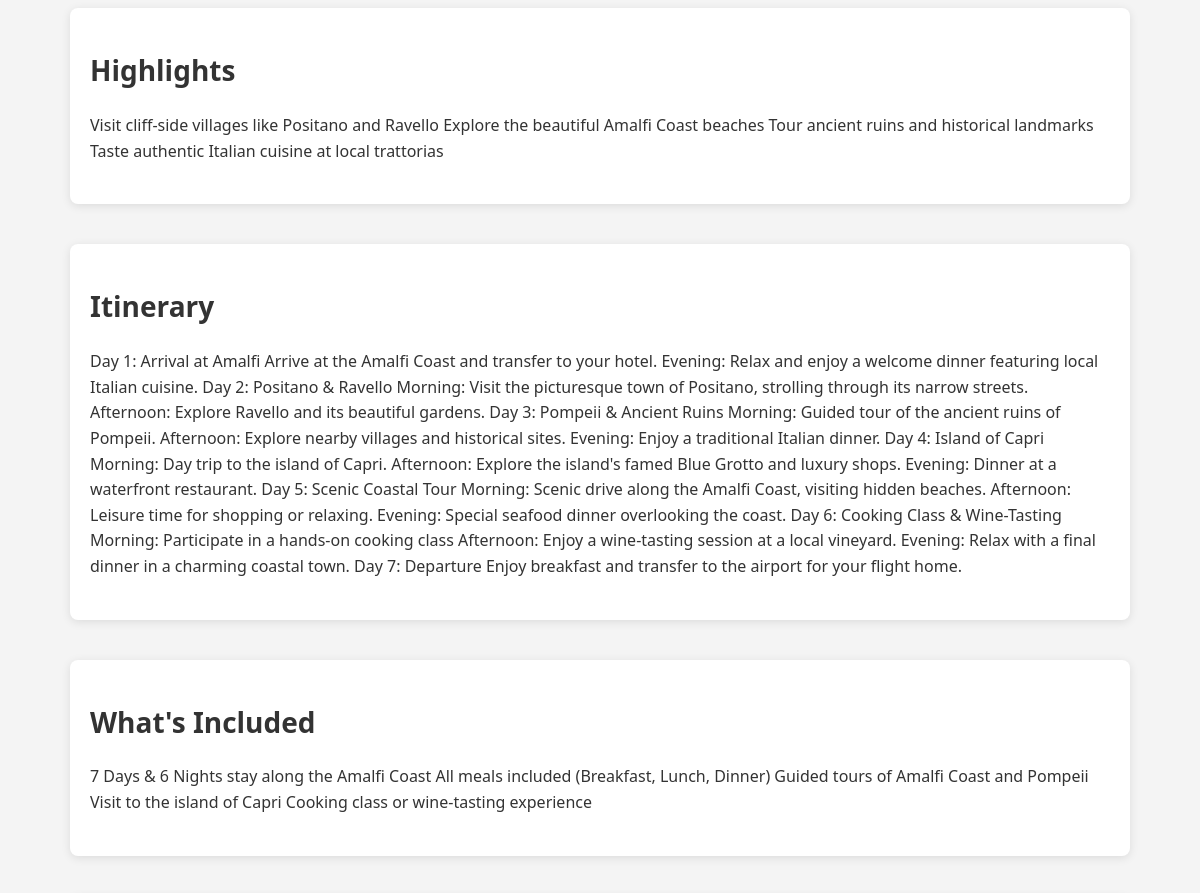
Page /api/package/4/ (middle part) on the earlier database version.
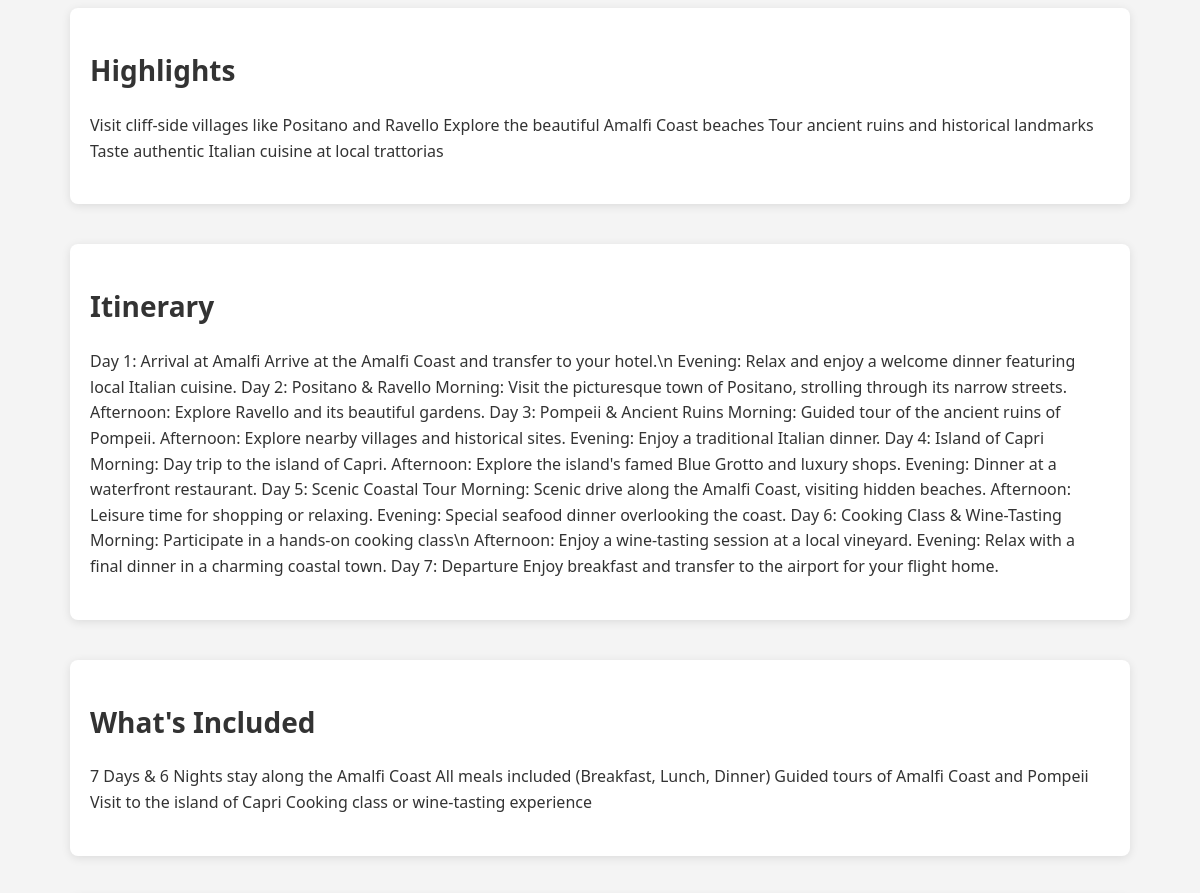
Same page on the later database version.
### packages/models.py (models this page shows, shortened)
class Packages(models.Model):
    id = models.AutoField(primary_key = True)
    title = models.CharField(max_length = 50)
    image = models.ImageField(upload_to = 'packages/')
    hero_image = models.ImageField(upload_to = 'hero_images/')
    rating = models.FloatField(default = 0.0)
    reviews = models.IntegerField(default = 0)
    price = models.IntegerField(default = 0)
    duration = models.CharField(max_length = 50, default = 'Unknown')
    destination = models.CharField(max_length = 50, default=  'Unknown')
    short_description = models.TextField(default ="No short description available")
    long_description = models.TextField(default ="No long description available")
    highlights = models.TextField(default = "No highlights specified")
    itinerary = models.TextField(default = "No itinerary specified")
    inclusions = models.TextField(default = "No inclusions specified")
    exclusions = models.TextField(default = "No exclusions specified")
    customers = models.ManyToManyField(Customer, through='booking.Booking', related_name='packages')
    is_active = models.BooleanField(default=True)
    created_at = models.DateTimeField(auto_now_add=True)
    updated_at = models.DateTimeField(auto_now=True)
    is_featured = models.BooleanField(default=False)
    class Meta:
        ordering = ['-created_at']  # Packages by Last created

### packages/views.py (the view)
# urls.py: path('package/<int:id>/', package_detail, name='package_detail'),
def package_detail(request, id):
    package = get_object_or_404(Packages, id=id)
    return render(request, 'package_detail.html', {'package': package})

### templates/package_detail.html (shortened to what this page needs)
{% load static %}
<!DOCTYPE html>
<html lang="en">
<head>
    <link rel="stylesheet" href="{% static 'css/style.css' %}">
</head>
<body>
    <div class="container">
        <section class="highlights">
            <h2>Highlights</h2>
            <p>{{ package.highlights }}</p>
        </section>
        <section id="itinerary" class="itinerary">
            <h2>Itinerary</h2>
            <p>{{ package.itinerary }}</p>
        </section>
        <section class="inclusions">
            <h2>What's Included</h2>
            <p>{{ package.inclusions }}</p>
        </section>
    </div>
</body>
</html>

Differences in the rows shown:
changed Packages: itinerary "…and transfer to your hotel. Evening: Relax and enjoy a welcome dinner featuring local Italian cuisine. Day 2: Positano & Ravello Morning: Visit the picturesque town of Positano, strolling through its narrow streets. Afternoon: Explore Ravello and its beautiful gardens. Day 3: Pompeii & Ancient Ruins Morning: Guided tour of the ancient ruins of Pompeii. Afternoon: Explore nearby villages and historical sites. Evening: Enjoy a traditional Italian dinner. Day 4: Island of Capri Morning: Day trip to the island of Capri. Afternoon: Explore the island's famed Blue Grotto and luxury shops. Evening: Dinner at a waterfront restaurant. Day 5: Scenic Coastal Tour Morning: Scenic drive along the…" → "…and transfer to your hotel.\\n Evening: Relax and enjoy a welcome dinner featuring local Italian cuisine. Day 2: Positano & Ravello Morning: Visit the picturesque town of Positano, strolling through its narrow streets. Afternoon: Explore Ravello and its beautiful gardens. Day 3: Pompeii & Ancient Ruins Morning: Guided tour of the ancient ruins of Pompeii. Afternoon: Explore nearby villages and historical sites. Evening: Enjoy a traditional Italian dinner. Day 4: Island of Capri Morning: Day trip to the island of Capri. Afternoon: Explore the island's famed Blue Grotto and luxury shops. Evening: Dinner at a waterfront restaurant. Day 5: Scenic Coastal Tour Morning: Scenic drive along the…"
